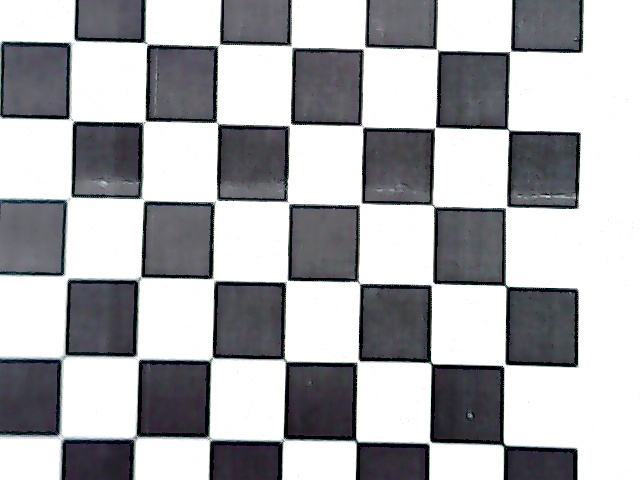
#> input picture camera_calibration/im_left1.jpg, 640 x 480 px, given in place of the camera
$ python svo.py
#> lines starting #> are read from the running program, lines starting #| are printed output that depends on the picture
### LIBRARY/perception_functions.py
# -*- coding: utf-8 -*-
"""
Created on Wed Apr 28 13:53:26 2021

@author: User
"""

import numpy as np
import matplotlib.pyplot as plt
from matplotlib.patches import Circle, Arrow
from math import sqrt

# [61 lines left out: functions EstimateFundametalMatrix, EssentialMatrixFromFundamentalMatrix, not called in this run]

def skew(v):
    skew_sym = np.array([[   0, -v[2],  v[1]],
                         [ v[2],    0, -v[0]],
                         [-v[1], v[0],     0]])
    return skew_sym

def LinearTriangulation(K, C1, R1, C2, R2, x1, x2):
    '''
    Find 3D positions of the point correspondences using the relative
    position of one camera from another

    Parameters
    ----------
    K : size (3 x 1)
        intrinsic camera parameters.
    C1 : size (3 x 1)
         translation of the first camera pose.
    R1 : size (3 x 3)
         rotation of the first camera pose.
    C2 : size (3 x 1)
         translation of the second camera.
    R2 : size (3 x 3)
         rotation of the second camera pose.
    x1 : size (N x 2)
         matrix of points in image 1.
    x2 : size (N x 2) matrix
         of points in image 2, each row corresponding to x1.

    Returns
    -------
    X : size (N x 3) matrix
        whos rows represent the 3D triangulated points.

    '''
    n, m = x1.shape
    # print(n, m)

    #A = np.zeros((4, 6))
    X = np.zeros((n, 3))

    ones = np.ones((n,3))

    x1h = np.hstack((x1, ones))
    x2h = np.hstack((x2, ones))


    t1 = np.zeros((3,4))
    t2 = np.zeros((3,4))

    it = range(n)

    for p1, p2, i in zip(x1h, x2h, it):
        sk1 = skew(p1)
        sk2 = skew(p2)

        t1[:, :3] = R1
        t1[:, 3] = (-R1 @ C1).T
        P1 = K @ t1

        t2[:, :3] = R2
        t2[:, 3] = (-R2 @ C2).T
        P2 = K @ t2
        A = np.vstack((sk1 @ P1, sk2 @ P2))

        U, S, VT = np.linalg.svd(A)
        V = VT.T

        X_b = V[0:3, -1]/V[-1,-1]

        X[i] = X_b.T

    return X

# [243 lines left out: functions LinearPnP, DisplayDisplayCorrespondence, calc_reprojection_points, Nonlinear_Triangulation, Single_Point_Nonlinear_Triangulation, Jacobian_Triangulation, not called in this run]


### svo.py
#!/usr/bin/env python3
# -*- coding: utf-8 -*-
"""
Created on Tue Apr 20 11:48:30 2021

@author: owluska
"""

import cv2
import numpy as np
import LIBRARY.perception_functions as pf

from time import sleep

K = np.array([[7.43335820e+03, 0.00000000e+00, 4.09022733e+02],
              [0.00000000e+00, 7.92051299e+03, 2.73723391e+02],
              [0.00000000e+00, 0.00000000e+00, 1.00000000e+00]])

cap1 = cv2.VideoCapture(0)
cap2 = cv2.VideoCapture(2)

orb = cv2.ORB_create()

enough = 120
dxs = np.zeros((1, enough, 3))
ps = []
dzs = np.zeros((1, enough, 1))
i = 0
while(True):
    try:
        ret1, frame1 = cap1.read()
#> frame1 is the input picture: shape (480, 640, 3); mean B, G, R 176.1, 172.8, 172.5
        ret2, frame2 = cap2.read()

        if not ret1:
            cap1.release()
            cv2.destroyAllWindows()
            print('Error capturing camera1. Breaking loop')
            break

        if not ret2:
            cap2.release()
            cv2.destroyAllWindows()
            print('Error capturing camera2. Breaking loop')
            break
        #image resize scale in percents
        scale = 50
        width = int(frame1.shape[1] * scale/100)
#> width = 320
        height = int(frame1.shape[0] * scale/100)
#> height = 240
        dsize = (width, height)
#> dsize = (320, 240)
        rframe1 = cv2.resize(frame1, dsize)
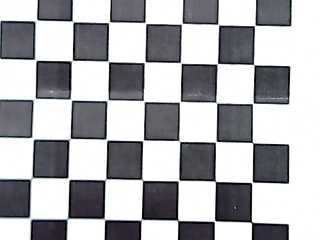
#> rframe1: shape (240, 320, 3); mean B, G, R 176.2, 172.9, 172.5
        rframe2 = cv2.resize(frame2, dsize)
        #original frame to grayscale
        gray1 = cv2.cvtColor(rframe1, cv2.COLOR_BGR2GRAY)
        gray2 = cv2.cvtColor(rframe2, cv2.COLOR_BGR2GRAY)
        #show original frame
    #    cv2.imshow('1', gray1)
    #    cv2.imshow('2', gray2)
        #find the keypoints and descriptions with SIFT detector
        kps1, des1 = orb.detectAndCompute(gray1, None)
#> kps1 = 453 keypoints; strongest (x, y, size): (251, 185, 31), (250, 141, 31), (219, 62, 31), (217, 183, 31)
        kps2, des2 = orb.detectAndCompute(gray2, None)
#> kps2 has the same summary as kps1
        #create BF matcher object
        bf = cv2.BFMatcher(cv2.NORM_HAMMING, crossCheck = True)
        matches = bf.match(des1, des2)
#> matches = 453 matches
        #sort matches in order of their distance
        matches = sorted(matches, key = lambda x:x.distance)
        #draw first ten matches
        frame3 = cv2.drawMatches(gray1, kps1, gray2, kps2, matches[:10], None, flags=2)
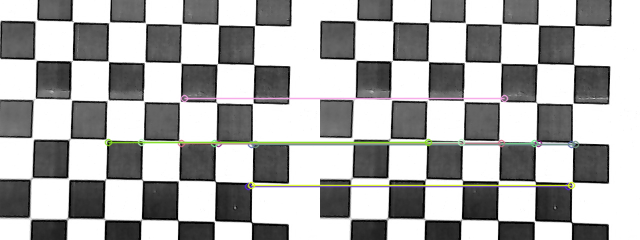
#> frame3: shape (240, 640, 3); mean of channels 0, 1, 2 172.5, 173.2, 173.1; drawn as B, G, R
        #cv2.imshow('matches', frame3)
        #get SIFT points arrays

        try:
            ps1 = np.array([kp1.pt for kp1 in kps1[:enough]])
#> ps1 = 120 pairs, first value 31 to 288, second value 56 to 207
            ps2 = np.array([kp2.pt for kp2 in kps2[:enough]])
#> ps2 has the same summary as ps1
        except Exception:
            #if points not enough
            continue
    #    F = pf.EstimateFundametalMatrix(ps1, ps2)
        # Obtain 3d points using correct camera pose
        R1 = np.eye(3)
        C1 = np.zeros((3,1))

        R2 = np.eye(3)
        C2 = np.array([[0.011,.0, .0]]).T
        Xs = pf.LinearTriangulation(K, R1 = R1, C1 = C1, C2 = C2, R2 = R2, x1 = ps1, x2 = ps2)
#> in LinearTriangulation, `x1h = np.hstack((x1, ones))`: x1h = 120 rows, first 6: [184, 98, 1, 1, 1], [251, 144, 1, 1, 1], [218, 143, 1, 1, 1], [248, 186, 1, 1, 1], [214, 143, 1, 1, 1], [181, 143, 1, 1, 1]
#> in LinearTriangulation, `x2h = np.hstack((x2, ones))`: x2h has the same summary as x1h
#> the loop in LinearTriangulation, `for p1, p2, i in zip(x1h, x2h, it):` made 120 passes
#> (p2, sk2, S, X_b) on passes 1 to 4: ([184, 98, 1, 1, 1], [[0, -1, 98], [1, 0, -184], [-98, 184, 0]], [2304252.7, 10661.1, 5666.3, 1.08e-12], [8.26e+14, 6.05e+14, -2.73e+16]), ([251, 144, 1, 1, 1], [[0, -1, 144], [1, 0, -251], [-144, 251, 0]], [3193209.5, 10675.1, 8325.7, 3.31e-12], [1.79e+15, 1.38e+15, -8.44e+16]), ([218, 143, 1, 1, 1], [[0, -1, 143], [1, 0, -218], [-143, 218, 0]], [2867541.7, 10711.4, 8267.9, 5.69e-13], [-8.15e+15, -5.24e+15, 3.17e+17]), ([248, 186, 1, 1, 1], [[0, -1, 186], [1, 0, -248], [-186, 248, 0]], [3397117.9, 10775.8, 10727.1, 7.01e-12], [6.72e+14, 3.44e+14, -3.1e+16])
#> after the loop in LinearTriangulation, `for p1, p2, i in zip(x1h, x2h, it):`: X = 120 rows, first 8: [8.26e+14, 6.05e+14, -2.73e+16], [1.79e+15, 1.38e+15, -8.44e+16], [-8.15e+15, -5.24e+15, 3.17e+17], [6.72e+14, 3.44e+14, -3.1e+16], [-1.07e+15, -6.72e+14, 4.07e+16], [-1.24e+15, -6.69e+14, 4.05e+16], [1.73e+15, 9.12e+14, -8.14e+16], [-3.33e+15, -2.64e+15, 1.61e+17]; t1 = [[1, 0, 0, 0], [0, 1, 0, 0], [0, 0, 1, 0]]; t2 = [[1, 0, 0, -0.011], [0, 1, 0, 0], [0, 0, 1, 0]]
#> Xs has the same summary as X in LinearTriangulation

        import matplotlib.pyplot as plt
        from mpl_toolkits.mplot3d import Axes3D
        ax = plt.axes(projection='3d')
        ax.scatter3D(Xs[:,0], Xs[:,1], Xs[:,2]);
        plt.show()
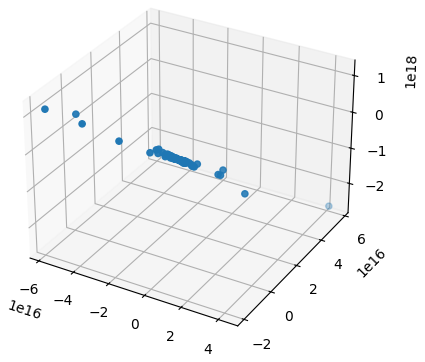
#> figure drawn by matplotlib, 1 panel

        ps.append(Xs)
        dx = Xs - dxs[-1]
#> dx has the same summary as X in LinearTriangulation
        dz = Xs[:, 1:2] - dzs[-1]
#> dz = 120 values, max 5.71e+16 at index 87, min -1.9e+16 at index 11, mean 1.94e+14
        dxs = np.append(dxs, dx.reshape(1, enough, 3), axis = 0)
        dzs = np.append(dzs, dz.reshape(1, enough, 1), axis = 0)
        bias = [np.median(dz) for dz in dzs]
#> bias = [0, 2.98e+14]
        #print(vec)
        #print(F)
        #sleep(1)
        key = cv2.waitKey(1) & 0xFF
#> (key q is pressed here)
        if key == ord('q') or key == ord('Q'):
            cap1.release()
            cap2.release()
            cv2.destroyAllWindows()
            break
        i += 1
    except Exception as e:
        template = "An exception of type {0} occured. Arguments:\n{1!r}"
        message = template.format(type(e).__name__, e.args)
        print(message)
        cap1.release()
        cap2.release()
        cv2.destroyAllWindows()
        break

    except KeyboardInterrupt:
        cap1.release()
        cap2.release()
        cv2.destroyAllWindows()
        break

plt.plot(bias)
plt.grid()
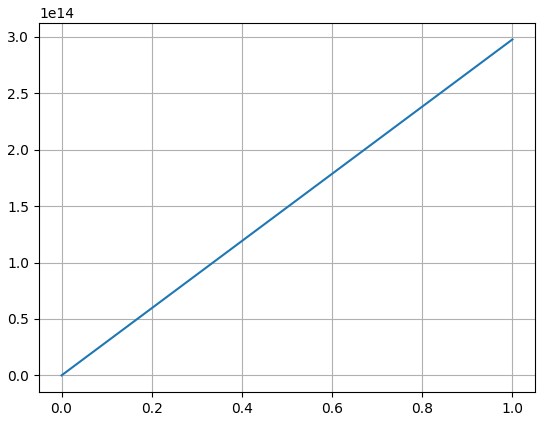
#> figure drawn by matplotlib, 1 panel
